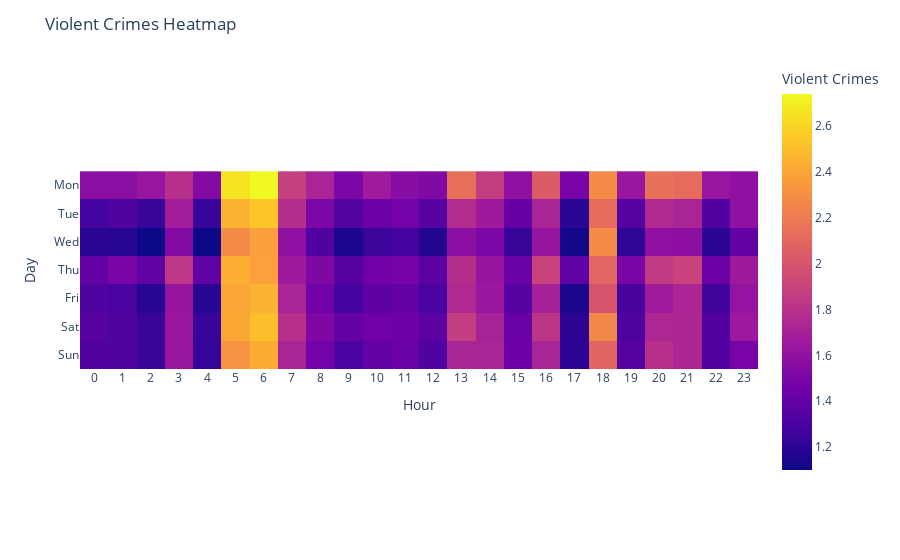

Notebook code for this chart:
### Code cell
fig = px.imshow(matrix,
                labels=dict(x="Hour", y="Day", color="Violent Crimes"),
                y=['Mon', 'Tue', 'Wed', 'Thu', 'Fri', 'Sat', 'Sun'],
                x=['0', '1', '2', '3', '4', '5', '6', '7', '8', '9', '10', '11', '12',
                   '13', '14', '15', '16', '17', '18', '19', '20', '21', '22', '23'])

# Update layout
fig.update_layout(title='Violent Crimes Heatmap')
fig.show()

### Figure 1 — Plotly figure (JSON) as saved in the notebook; plotly's stock layout.template omitted (floating-point values rounded to 4 significant figures; data arrays with more than 128 entries replaced by an {"elided": "..."} marker saying what was removed)
{"data": [{"coloraxis": "coloraxis", "hovertemplate": "Hour: %{x}<br>Day: %{y}<br>Violent Crimes: %{z}<extra></extra>", "name": "0", "type": "heatmap", "x": ["0", "1", "2", "3", "4", "5", "6", "7", "8", "9", "10", "11", "12", "13", "14", "15", "16", "17", "18", "19", "20", "21", "22", "23"], "xaxis": "x", "y": ["Mon", "Tue", "Wed", "Thu", "Fri", "Sat", "Sun"], "yaxis": "y", "z": {"elided": "7x24 float values"}}], "layout": {"coloraxis": {"colorbar": {"title": {"text": "Violent Crimes"}}, "colorscale": [[0, "#0d0887"], [0.1111, "#46039f"], [0.2222, "#7201a8"], [0.3333, "#9c179e"], [0.4444, "#bd3786"], [0.5556, "#d8576b"], [0.6667, "#ed7953"], [0.7778, "#fb9f3a"], [0.8889, "#fdca26"], [1, "#f0f921"]]}, "margin": {"t": 60}, "title": {"text": "Violent Crimes Heatmap"}, "xaxis": {"anchor": "y", "constrain": "domain", "domain": [0, 1], "scaleanchor": "y", "title": {"text": "Hour"}}, "yaxis": {"anchor": "x", "autorange": "reversed", "constrain": "domain", "domain": [0, 1], "title": {"text": "Day"}}}}
